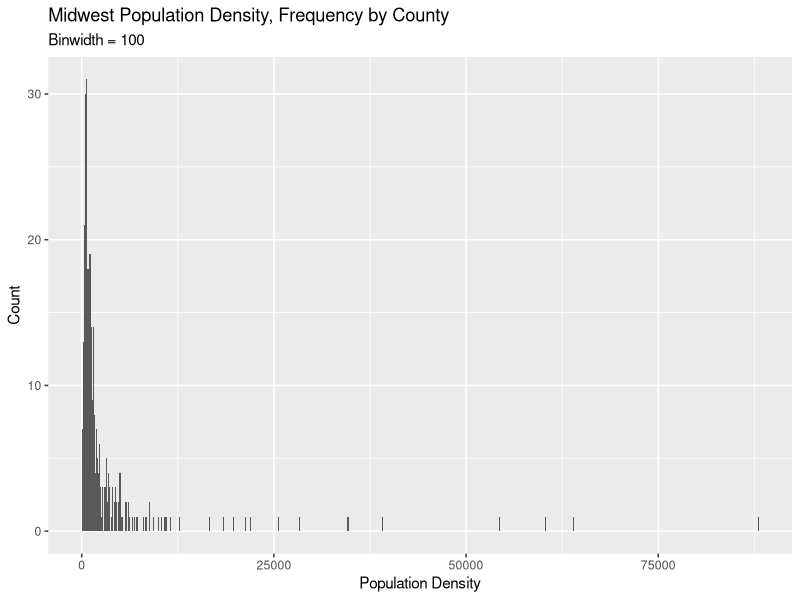
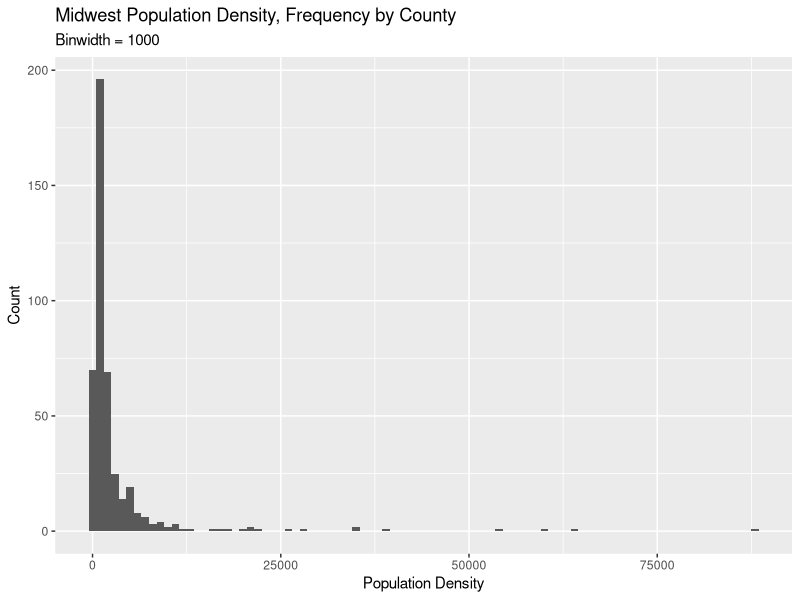
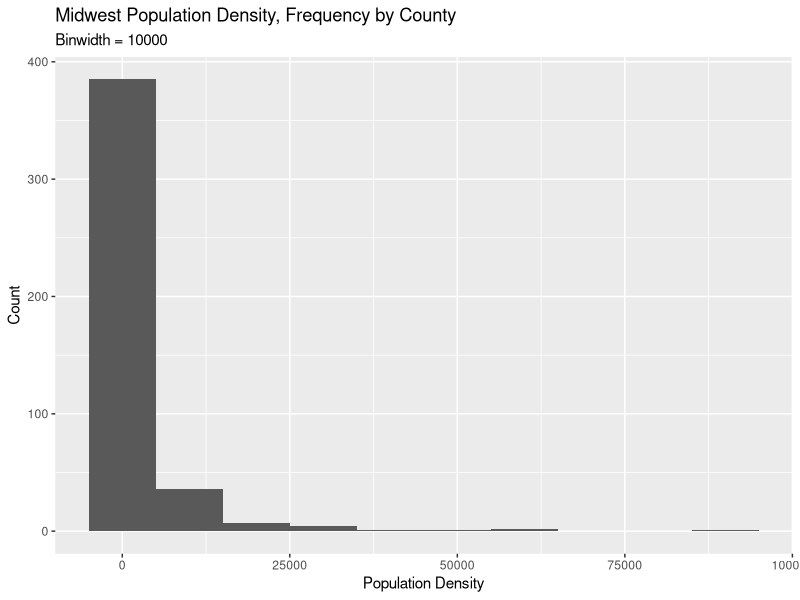
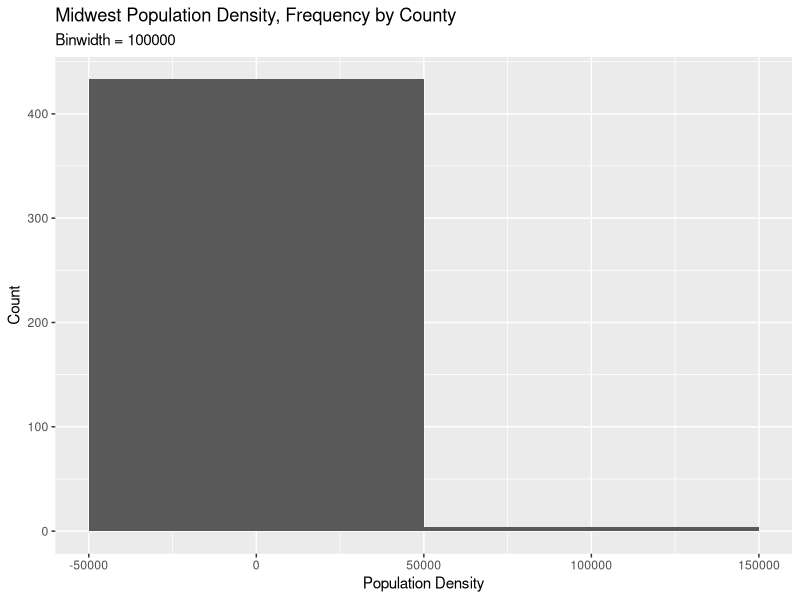
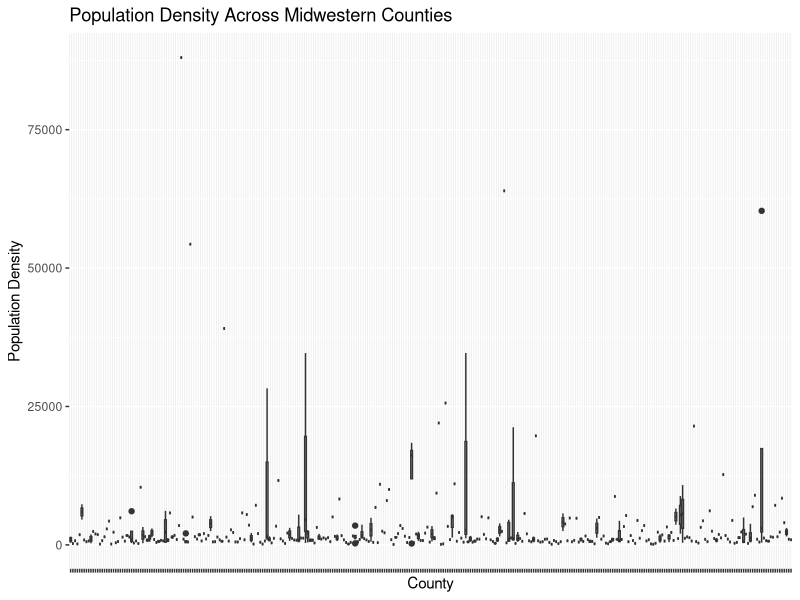
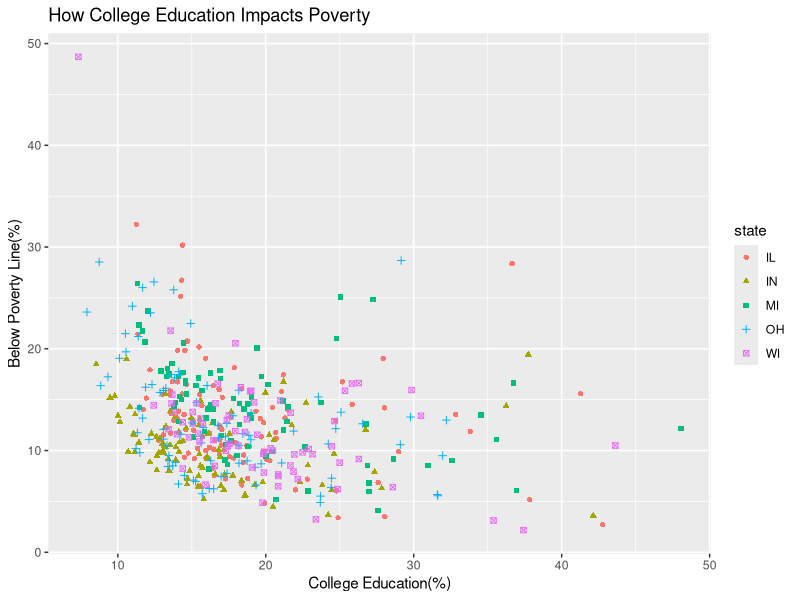

R code for these plots, in order:
## ---- chunk 1
#| label: load-packages

library(tidyverse)

## ---- chunk 2
#| label: Midwest Q1

ggplot(midwest, aes(x = popdensity)) + 
  geom_histogram(binwidth = 100) +
  labs( 
   title =  "Midwest Population Density, Frequency by County",
    subtitle = "Binwidth = 100",
    x = "Population Density",
    y = "Count")

ggplot(midwest, aes(x = popdensity)) + 
  geom_histogram(binwidth = 1000) + 
  labs( 
      title =  "Midwest Population Density, Frequency by County",
    subtitle = "Binwidth = 1000",
    x = "Population Density",
    y = "Count")

ggplot(midwest, aes(x = popdensity)) + 
  geom_histogram(binwidth = 10000) +
  labs(
    title =  "Midwest Population Density, Frequency by County",
    subtitle = "Binwidth = 10000",
    x = "Population Density",
    y = "Count")

ggplot(midwest, aes(x = popdensity)) + 
  geom_histogram(binwidth = 100000) +
  labs( 
   title =  "Midwest Population Density, Frequency by County",
    subtitle = "Binwidth = 100000",
    x = "Population Density",
    y = "Count")

## ---- chunk 3
#| label: Midwest Q2

ggplot(data = midwest, aes(x = county, y = popdensity, scale = 1/100000)) + 
  geom_boxplot() +
  labs(
    title = "Population Density Across Midwestern Counties",
    x = "County",
    y = "Population Density"
  ) +
  scale_x_discrete(labels = NULL)


  

## ---- chunk 4
#| label: Midwest Q3

ggplot(data = midwest, 
       aes(x = percollege, y = percbelowpoverty, color = state, shape = state)) +
      geom_point() +
      labs(
        title = "How College Education Impacts Poverty",
        x = "College Education(%)",
        y = "Below Poverty Line(%)",
      )
